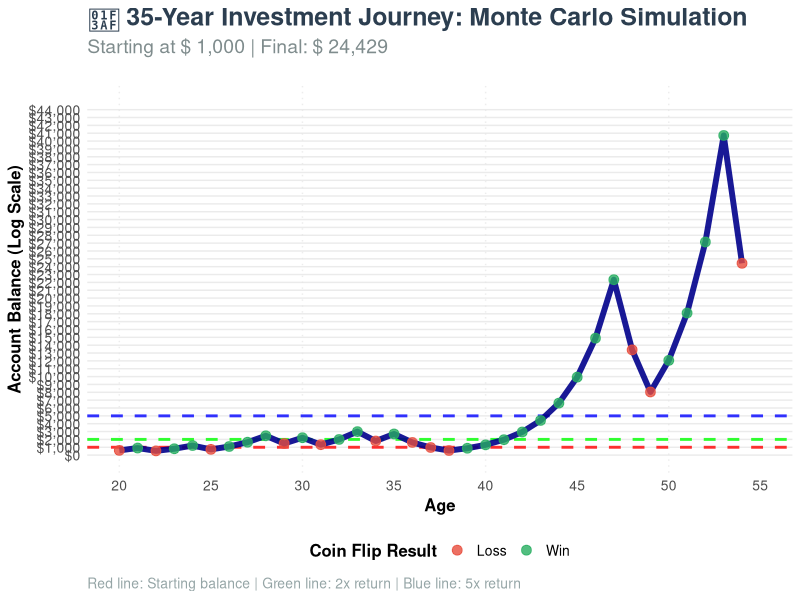

Write the R code that produced this figure. (Note: this script raises an error after producing the figure.)
## ---- chunk 1
#| label: fig-compounding-simulation
#| fig-cap: "Monte Carlo simulation with compounding account balance"
#| echo: true

# Set seed for reproducibility
suppressPackageStartupMessages(library(tidyverse))

# Set seed for reproducibility
set.seed(123)

# Number of Coin Flips
n_flips <- 35
# Initial account balance
initial_acct <- 1000

# Create simulation data with compounding account balance
sim_data <- tibble(
  sim_num = 1:n_flips,
  coin_flip = rbinom(n = n_flips, size = 1, prob = 0.5)
) %>%
  mutate(
    # Calculate compounding account balance
    account_balance = accumulate(
      coin_flip, 
      .init = initial_acct,
      .f = ~ if_else(.y == 1, .x * 1.5, .x * 0.6)
    )[-1],  # Remove the initial value
    # Calculate the change in account balance for each round
    balance_change = account_balance - lag(account_balance, default = initial_acct)
  )

# Display first 10 results
head(sim_data, 35)

# Summary statistics
cat("\nSimulation Summary:\n")
cat("Initial balance: $", initial_acct, "\n")
cat("Final balance: $", round(tail(sim_data$account_balance, 1), 2), "\n")
cat("Total return: ", round((tail(sim_data$account_balance, 1) / initial_acct - 1) * 100, 2), "%\n")
## ---- chunk 2
#| label: fig-life-investment
#| fig-cap: "35-year investment journey showing account balance evolution from age 20 to 55"
#| fig-width: 12
#| fig-height: 8

# Create age-based data
sim_data_with_age <- sim_data %>%
  mutate(
    age = 20 + sim_num - 1,  # Start at age 20
    decade = floor(age / 10) * 10,  # Group by decades
    age_group = case_when(
      age < 30 ~ "20s",
      age < 40 ~ "30s", 
      age < 50 ~ "40s",
      TRUE ~ "50s"
    )
  )

# Create the main visualization
investment_plot <- ggplot(sim_data_with_age, aes(x = age, y = account_balance)) +
  # Add background grid
  theme_minimal() +
  
  # Add decade markers
  geom_vline(xintercept = seq(20, 55, 10), color = "gray90", linetype = "dotted", alpha = 0.7) +
  
  # Add horizontal reference lines
  geom_hline(yintercept = initial_acct, color = "red", linetype = "dashed", alpha = 0.8, size = 1) +
  geom_hline(yintercept = initial_acct * 2, color = "green", linetype = "dashed", alpha = 0.8, size = 1) +
  geom_hline(yintercept = initial_acct * 5, color = "blue", linetype = "dashed", alpha = 0.8, size = 1) +
  
  # Main line showing account balance
  geom_line(color = "darkblue", size = 2, alpha = 0.9) +
  
  # Points colored by win/loss
  geom_point(aes(color = factor(coin_flip)), size = 3, alpha = 0.8) +
  
  # Color scale for wins/losses
  scale_color_manual(
    values = c("0" = "#e74c3c", "1" = "#27ae60"),
    labels = c("Loss", "Win"),
    name = "Coin Flip Result"
  ) +
  
  # Y-axis formatting with even spacing
  scale_y_continuous(
    labels = scales::dollar_format(),
    breaks = seq(0, max(sim_data$account_balance) * 1.1, by = 1000),
    limits = c(0, max(sim_data$account_balance) * 1.1)
  ) +
  
  # X-axis formatting
  scale_x_continuous(
    breaks = seq(20, 55, 5),
    limits = c(20, 55)
  ) +
  
  # Labels and title
  labs(
    title = "🎯 35-Year Investment Journey: Monte Carlo Simulation",
    subtitle = paste("Starting at $", scales::comma(initial_acct), "| Final: $", scales::comma(round(tail(sim_data$account_balance, 1), 0))),
    x = "Age",
    y = "Account Balance (Log Scale)",
    caption = "Red line: Starting balance | Green line: 2x return | Blue line: 5x return"
  ) +
  
  # Custom theme
  theme(
    plot.title = element_text(size = 18, face = "bold", color = "#2c3e50"),
    plot.subtitle = element_text(size = 14, color = "#7f8c8d", margin = margin(b = 20)),
    plot.caption = element_text(size = 10, color = "#95a5a6", hjust = 0),
    axis.title = element_text(size = 12, face = "bold"),
    axis.text = element_text(size = 10),
    legend.title = element_text(size = 12, face = "bold"),
    legend.text = element_text(size = 10),
    legend.position = "bottom",
    panel.grid.minor = element_blank(),
    panel.grid.major.x = element_blank(),
    plot.background = element_rect(fill = "white", color = NA),
    panel.background = element_rect(fill = "white", color = NA)
  )

# Add annotations for key milestones
investment_plot <- investment_plot +
  # Annotate starting point
  annotate("text", x = 20.5, y = initial_acct * 1.2, 
           label = "Starting\n$1,000", 
           size = 3, color = "red", fontface = "bold") +
  
  # Annotate final point
  annotate("text", x = 54.5, y = tail(sim_data$account_balance, 1) * 1.2, 
           label = paste("Final\n$", scales::comma(round(tail(sim_data$account_balance, 1), 0))), 
           size = 3, color = "darkblue", fontface = "bold") +
  

# Display the plot
print(investment_plot)

# Calculate and display key statistics
cat("\n📊 Investment Journey Statistics:\n")
cat("Starting age: 20\n")
cat("Ending age: 55\n")
cat("Total years: 35\n")
cat("Initial investment: $", scales::comma(initial_acct), "\n")
cat("Final balance: $", scales::comma(round(tail(sim_data$account_balance, 1), 2)), "\n")
cat("Total return: ", round((tail(sim_data$account_balance, 1) / initial_acct - 1) * 100, 2), "%\n")
cat("Annualized return: ", round(((tail(sim_data$account_balance, 1) / initial_acct)^(1/35) - 1) * 100, 2), "%\n")
cat("Win rate: ", round(mean(sim_data$coin_flip) * 100, 1), "%\n")

# Show best and worst years
max_balance_idx <- which.max(sim_data$account_balance)
min_balance_idx <- which.min(sim_data$account_balance)

cat("\n🎯 Key Milestones:\n")
cat("Peak balance: $", scales::comma(round(max(sim_data$account_balance), 2)), " at age ", 20 + max_balance_idx - 1, "\n")
cat("Lowest balance: $", scales::comma(round(min(sim_data$account_balance), 2)), " at age ", 20 + min_balance_idx - 1, "\n")
## ---- chunk 3
#| label: fig-multiple-simulations
#| fig-cap: "Analysis of 100 Monte Carlo simulations showing distribution of final outcomes"
#| echo: true

# Load required packages
suppressPackageStartupMessages(library(tidyverse))

# Set parameters for multiple simulations
n_simulations <- 100
n_flips <- 35  # 35 years from age 20 to 55
initial_acct <- 1000

# Function to run a single simulation
run_single_simulation <- function(sim_id) {
  # Generate coin flips for this simulation
  coin_flips <- rbinom(n = n_flips, size = 1, prob = 0.5)
  
  # Calculate account balance over time
  account_balance <- accumulate(
    coin_flips, 
    .init = initial_acct,
    .f = ~ if_else(.y == 1, .x * 1.5, .x * 0.6)
  )[-1]  # Remove initial value
  
  # Return results for this simulation
  tibble(
    simulation_id = sim_id,
    year = 1:n_flips,
    age = 20 + year - 1,
    coin_flip = coin_flips,
    account_balance = account_balance,
    balance_change = account_balance - lag(account_balance, default = initial_acct)
  )
}

# Run 100 simulations
cat("Running", n_simulations, "simulations...\n")
all_simulations <- map_dfr(1:n_simulations, run_single_simulation)

# Calculate final outcomes for each simulation
final_outcomes <- all_simulations %>%
  filter(year == n_flips) %>%
  mutate(
    final_return_pct = (account_balance / initial_acct - 1) * 100,
    annualized_return = ((account_balance / initial_acct)^(1/35) - 1) * 100,
    outcome_category = case_when(
      account_balance > initial_acct * 10 ~ "Outstanding (>10x)",
      account_balance > initial_acct * 5 ~ "Excellent (5-10x)",
      account_balance > initial_acct * 2 ~ "Good (2-5x)",
      account_balance > initial_acct ~ "Profitable (1-2x)",
      TRUE ~ "Loss (<1x)"
    )
  )

# Summary statistics
cat("\n📊 100 Simulation Results Summary:\n")
cat("Initial investment: $", scales::comma(initial_acct), "\n")
cat("Simulations run: ", n_simulations, "\n")
cat("Years per simulation: ", n_flips, "\n\n")

cat("Final Balance Statistics:\n")
cat("Mean final balance: $", scales::comma(round(mean(final_outcomes$account_balance), 2)), "\n")
cat("Median final balance: $", scales::comma(round(median(final_outcomes$account_balance), 2)), "\n")
cat("Min final balance: $", scales::comma(round(min(final_outcomes$account_balance), 2)), "\n")
cat("Max final balance: $", scales::comma(round(max(final_outcomes$account_balance), 2)), "\n")
cat("Standard deviation: $", scales::comma(round(sd(final_outcomes$account_balance), 2)), "\n\n")

cat("Return Statistics:\n")
cat("Mean return: ", round(mean(final_outcomes$final_return_pct), 2), "%\n")
cat("Median return: ", round(median(final_outcomes$final_return_pct), 2), "%\n")
cat("Mean annualized return: ", round(mean(final_outcomes$annualized_return), 2), "%\n")
cat("Median annualized return: ", round(median(final_outcomes$annualized_return), 2), "%\n\n")

# Count outcomes by category
outcome_summary <- final_outcomes %>%
  count(outcome_category) %>%
  mutate(percentage = round(n / n_simulations * 100, 1))

cat("Outcome Distribution:\n")
print(outcome_summary)

# Calculate probability of different outcomes
profitable_sims <- sum(final_outcomes$account_balance > initial_acct)
cat("\n🎯 Key Probabilities:\n")
cat("Probability of profit: ", round(profitable_sims / n_simulations * 100, 1), "%\n")
cat("Probability of 2x+ return: ", round(sum(final_outcomes$account_balance > initial_acct * 2) / n_simulations * 100, 1), "%\n")
cat("Probability of 5x+ return: ", round(sum(final_outcomes$account_balance > initial_acct * 5) / n_simulations * 100, 1), "%\n")
cat("Probability of 10x+ return: ", round(sum(final_outcomes$account_balance > initial_acct * 10) / n_simulations * 100, 1), "%\n")
cat("Probability of loss: ", round(sum(final_outcomes$account_balance < initial_acct) / n_simulations * 100, 1), "%\n")
## ---- chunk 4
#| label: fig-simulation-distribution
#| fig-cap: "Distribution and analysis of final outcomes from 100 Monte Carlo simulations"
#| fig-width: 12
#| fig-height: 10

# Load required packages
suppressPackageStartupMessages(library(tidyverse))
library(patchwork)

# Create visualization of final outcomes distribution

# Plot 1: Histogram of final balances
p1 <- ggplot(final_outcomes, aes(x = account_balance)) +
  geom_histogram(bins = 30, fill = "steelblue", alpha = 0.7, color = "white") +
  geom_vline(xintercept = initial_acct, color = "red", linetype = "dashed", size = 1) +
  geom_vline(xintercept = median(final_outcomes$account_balance), color = "green", linetype = "dashed", size = 1) +
  scale_x_continuous(labels = scales::dollar_format()) +
  labs(
    title = "Distribution of Final Account Balances",
    subtitle = paste("100 simulations, median = $", scales::comma(round(median(final_outcomes$account_balance), 0))),
    x = "Final Account Balance",
    y = "Number of Simulations"
  ) +
  theme_minimal() +
  theme(plot.title = element_text(size = 14, face = "bold"))

# Plot 2: Box plot of returns by category
p2 <- ggplot(final_outcomes, aes(x = reorder(outcome_category, account_balance), y = account_balance)) +
  geom_boxplot(fill = "lightblue", alpha = 0.7) +
  geom_hline(yintercept = initial_acct, color = "red", linetype = "dashed") +
  scale_y_continuous(labels = scales::dollar_format()) +
  labs(
    title = "Final Balances by Outcome Category",
    x = "Outcome Category",
    y = "Final Account Balance"
  ) +
  theme_minimal() +
  theme(
    plot.title = element_text(size = 14, face = "bold"),
    axis.text.x = element_text(angle = 45, hjust = 1)
  )

# Plot 3: Sample of 20 simulation paths
sample_sims <- all_simulations %>%
  filter(simulation_id <= 20) %>%
  group_by(simulation_id) %>%
  mutate(
    final_balance = max(account_balance),
    outcome_type = if_else(final_balance > initial_acct, "Profitable", "Loss")
  )

p3 <- ggplot(sample_sims, aes(x = age, y = account_balance, group = simulation_id)) +
  geom_line(alpha = 0.6, aes(color = outcome_type)) +
  geom_hline(yintercept = initial_acct, color = "red", linetype = "dashed") +
  scale_y_continuous(labels = scales::dollar_format()) +
  scale_color_manual(values = c("Loss" = "#e74c3c", "Profitable" = "#27ae60")) +
  labs(
    title = "Sample of 20 Simulation Paths",
    subtitle = "Showing account balance evolution over 35 years",
    x = "Age",
    y = "Account Balance",
    color = "Final Outcome"
  ) +
  theme_minimal() +
  theme(plot.title = element_text(size = 14, face = "bold"))

# Plot 4: Win rate distribution
win_rates <- all_simulations %>%
  group_by(simulation_id) %>%
  summarise(win_rate = mean(coin_flip) * 100, .groups = "drop") %>%
  mutate(outcome_category = case_when(
    win_rate >= 60 ~ "High (≥60%)",
    win_rate >= 55 ~ "Above Average (55-60%)",
    win_rate >= 45 ~ "Average (45-55%)",
    win_rate >= 40 ~ "Below Average (40-45%)",
    TRUE ~ "Low (<40%)"
  ))

p4 <- ggplot(win_rates, aes(x = win_rate)) +
  geom_histogram(bins = 20, fill = "orange", alpha = 0.7, color = "white") +
  geom_vline(xintercept = 50, color = "red", linetype = "dashed", size = 1) +
  labs(
    title = "Distribution of Win Rates Across Simulations",
    subtitle = paste("Mean win rate: ", round(mean(win_rates$win_rate), 1), "%"),
    x = "Win Rate (%)",
    y = "Number of Simulations"
  ) +
  theme_minimal() +
  theme(plot.title = element_text(size = 14, face = "bold"))

# Combine plots
print((p1 | p2) / (p3 | p4))
## ---- chunk 5
#| echo: false

# Calculate additional insights
cat("## 🎯 Key Insights from Monte Carlo Analysis:\n\n")

# Risk analysis
cat("**Risk Analysis:**\n")
cat("- ", round(sum(final_outcomes$account_balance < initial_acct) / n_simulations * 100, 1), "% of simulations resulted in losses\n")
cat("- ", round(sum(final_outcomes$account_balance < initial_acct * 0.5) / n_simulations * 100, 1), "% lost more than half their initial investment\n")
cat("- Standard deviation of final balances: $", scales::comma(round(sd(final_outcomes$account_balance), 0)), "\n\n")

# Extreme outcomes
cat("**Extreme Outcomes:**\n")
cat("- Best performing simulation: $", scales::comma(round(max(final_outcomes$account_balance), 0)), " (", round(max(final_outcomes$final_return_pct), 1), "% return)\n")
cat("- Worst performing simulation: $", scales::comma(round(min(final_outcomes$account_balance), 0)), " (", round(min(final_outcomes$final_return_pct), 1), "% return)\n")
cat("- Range between best and worst: $", scales::comma(round(max(final_outcomes$account_balance) - min(final_outcomes$account_balance), 0)), "\n\n")

# Expected value validation
theoretical_expected <- initial_acct * (1.05)^35  # 5% expected return per year
cat("**Expected Value Analysis:**\n")
cat("- Theoretical expected final value: $", scales::comma(round(theoretical_expected, 0)), "\n")
cat("- Actual mean from simulations: $", scales::comma(round(mean(final_outcomes$account_balance), 0)), "\n")
cat("- Difference: ", round((mean(final_outcomes$account_balance) / theoretical_expected - 1) * 100, 1), "%\n\n")

# Percentile analysis
cat("**Percentile Analysis:**\n")
cat("- 10th percentile: $", scales::comma(round(quantile(final_outcomes$account_balance, 0.1), 0)), "\n")
cat("- 25th percentile: $", scales::comma(round(quantile(final_outcomes$account_balance, 0.25), 0)), "\n")
cat("- 75th percentile: $", scales::comma(round(quantile(final_outcomes$account_balance, 0.75), 0)), "\n")
cat("- 90th percentile: $", scales::comma(round(quantile(final_outcomes$account_balance, 0.9), 0)), "\n")
